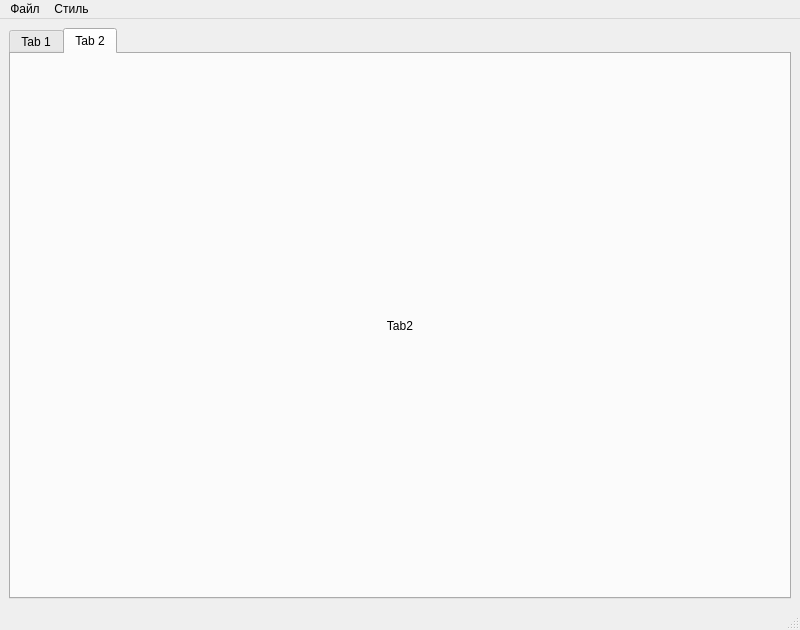
<?xml version="1.0" encoding="UTF-8"?>
<ui version="4.0">
 <class>MainWindow</class>
 <widget class="QMainWindow" name="MainWindow">
  <property name="geometry">
   <rect>
    <x>0</x>
    <y>0</y>
    <width>800</width>
    <height>630</height>
   </rect>
  </property>
  <property name="windowTitle">
   <string>MainWindow</string>
  </property>
  <widget class="QWidget" name="centralwidget">
   <layout class="QGridLayout" name="gridLayout">
    <item row="0" column="0">
     <widget class="QTabWidget" name="tabWidget">
      <property name="currentIndex">
       <number>1</number>
      </property>
      <property name="usesScrollButtons">
       <bool>true</bool>
      </property>
      <property name="tabsClosable">
       <bool>false</bool>
      </property>
      <property name="movable">
       <bool>false</bool>
      </property>
      <property name="tabBarAutoHide">
       <bool>false</bool>
      </property>
      <widget class="QWidget" name="tab1">
       <attribute name="title">
        <string>Tab 1</string>
       </attribute>
       <layout class="QGridLayout" name="gridLayout_3"/>
      </widget>
      <widget class="QWidget" name="tab2">
       <attribute name="title">
        <string>Tab 2</string>
       </attribute>
       <layout class="QGridLayout" name="gridLayout_4">
        <item row="0" column="0">
         <widget class="QLabel" name="label_2">
          <property name="text">
           <string>Tab2</string>
          </property>
          <property name="alignment">
           <set>Qt::AlignCenter</set>
          </property>
         </widget>
        </item>
       </layout>
      </widget>
     </widget>
    </item>
   </layout>
  </widget>
  <widget class="QMenuBar" name="menubar">
   <property name="geometry">
    <rect>
     <x>0</x>
     <y>0</y>
     <width>800</width>
     <height>21</height>
    </rect>
   </property>
   <widget class="QMenu" name="menu">
    <property name="title">
     <string>Файл</string>
    </property>
    <addaction name="openAction"/>
    <addaction name="saveAction"/>
    <addaction name="saveHowAction"/>
    <addaction name="fieldAction"/>
    <addaction name="tableAction"/>
    <addaction name="cleanAction"/>
    <addaction name="GetBackAction"/>
   </widget>
   <widget class="QMenu" name="menu_2">
    <property name="title">
     <string>Стиль</string>
    </property>
    <addaction name="colorAction"/>
    <addaction name="fillAction"/>
   </widget>
   <addaction name="menu"/>
   <addaction name="menu_2"/>
  </widget>
  <widget class="QStatusBar" name="statusbar"/>
  <action name="openAction">
   <property name="text">
    <string>Открыть</string>
   </property>
   <property name="shortcut">
    <string>Ctrl+O</string>
   </property>
  </action>
  <action name="saveAction">
   <property name="text">
    <string>Сохранить</string>
   </property>
   <property name="shortcut">
    <string>Ctrl+S</string>
   </property>
  </action>
  <action name="fieldAction">
   <property name="text">
    <string>Вернуться к полю</string>
   </property>
   <property name="shortcut">
    <string>Alt+1</string>
   </property>
  </action>
  <action name="tableAction">
   <property name="text">
    <string>Вернуться к таблице</string>
   </property>
   <property name="shortcut">
    <string>Alt+2</string>
   </property>
  </action>
  <action name="saveHowAction">
   <property name="text">
    <string>Сохранить как</string>
   </property>
   <property name="shortcut">
    <string>Ctrl+Shift+S</string>
   </property>
  </action>
  <action name="colorAction">
   <property name="text">
    <string>Цвет</string>
   </property>
  </action>
  <action name="fillAction">
   <property name="text">
    <string>Заливка (нет)</string>
   </property>
  </action>
  <action name="cleanAction">
   <property name="text">
    <string>Очистить</string>
   </property>
  </action>
  <action name="GetBackAction">
   <property name="text">
    <string>Назад</string>
   </property>
   <property name="shortcut">
    <string>Ctrl+Z</string>
   </property>
  </action>
 </widget>
 <resources/>
 <connections/>
</ui>
